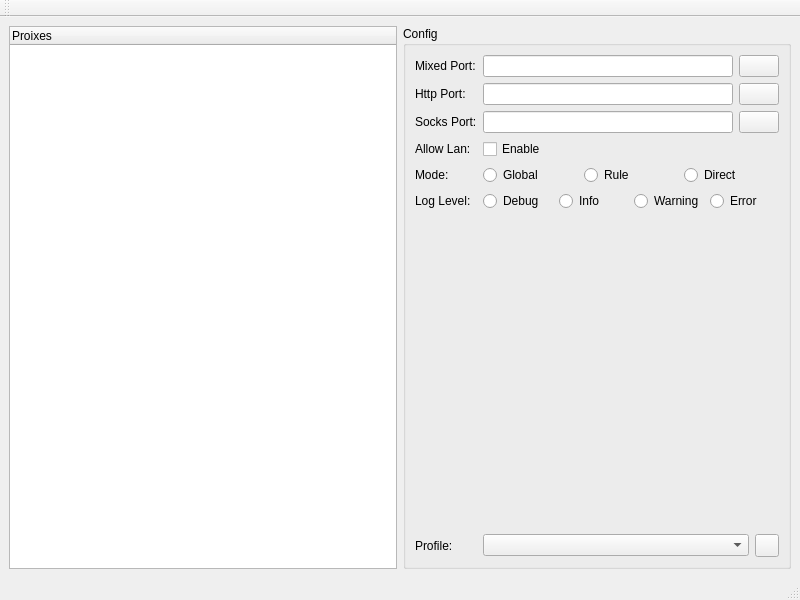
<?xml version="1.0" encoding="UTF-8"?>
<ui version="4.0">
    <class>MainWindow</class>
    <widget class="QMainWindow" name="MainWindow">
        <property name="geometry">
            <rect>
                <x>0</x>
                <y>0</y>
                <width>800</width>
                <height>600</height>
            </rect>
        </property>
        <property name="focusPolicy">
            <enum>Qt::ClickFocus</enum>
        </property>
        <property name="windowTitle">
            <string>Clash-Qt</string>
        </property>
        <property name="windowIcon">
            <iconset resource="../../../res/res.qrc">
                <normaloff>:/icon/clash.png</normaloff>:/icon/clash.png
            </iconset>
        </property>
        <widget class="QWidget" name="centralwidget">
            <layout class="QHBoxLayout" name="horizontalLayout">
                <item>
                    <widget class="QTreeWidget" name="proxies">
                        <column>
                            <property name="text">
                                <string>Proixes</string>
                            </property>
                        </column>
                    </widget>
                </item>
                <item>
                    <widget class="QGroupBox" name="groupBox">
                        <property name="title">
                            <string>Config</string>
                        </property>
                        <layout class="QFormLayout" name="formLayout">
                            <item row="6" column="0">
                                <widget class="QLabel" name="label_5">
                                    <property name="text">
                                        <string>Allow Lan:</string>
                                    </property>
                                </widget>
                            </item>
                            <item row="6" column="1">
                                <widget class="QCheckBox" name="allowLan">
                                    <property name="text">
                                        <string>Enable</string>
                                    </property>
                                </widget>
                            </item>
                            <item row="7" column="0">
                                <widget class="QLabel" name="label_3">
                                    <property name="text">
                                        <string>Mode:</string>
                                    </property>
                                </widget>
                            </item>
                            <item row="7" column="1">
                                <layout class="QHBoxLayout" name="horizontalLayout_4">
                                    <item>
                                        <widget class="QRadioButton" name="global">
                                            <property name="focusPolicy">
                                                <enum>Qt::ClickFocus</enum>
                                            </property>
                                            <property name="text">
                                                <string>Global</string>
                                            </property>
                                        </widget>
                                    </item>
                                    <item>
                                        <widget class="QRadioButton" name="rule">
                                            <property name="text">
                                                <string>Rule</string>
                                            </property>
                                        </widget>
                                    </item>
                                    <item>
                                        <widget class="QRadioButton" name="direct">
                                            <property name="text">
                                                <string>Direct</string>
                                            </property>
                                        </widget>
                                    </item>
                                </layout>
                            </item>
                            <item row="8" column="0">
                                <widget class="QLabel" name="label_4">
                                    <property name="text">
                                        <string>Log Level:</string>
                                    </property>
                                </widget>
                            </item>
                            <item row="8" column="1">
                                <layout class="QHBoxLayout" name="horizontalLayout_3">
                                    <item>
                                        <widget class="QRadioButton" name="debug">
                                            <property name="text">
                                                <string>Debug</string>
                                            </property>
                                        </widget>
                                    </item>
                                    <item>
                                        <widget class="QRadioButton" name="info">
                                            <property name="text">
                                                <string>Info</string>
                                            </property>
                                        </widget>
                                    </item>
                                    <item>
                                        <widget class="QRadioButton" name="warning">
                                            <property name="text">
                                                <string>Warning</string>
                                            </property>
                                        </widget>
                                    </item>
                                    <item>
                                        <widget class="QRadioButton" name="error">
                                            <property name="text">
                                                <string>Error</string>
                                            </property>
                                        </widget>
                                    </item>
                                </layout>
                            </item>
                            <item row="9" column="1">
                                <spacer name="verticalSpacer">
                                    <property name="orientation">
                                        <enum>Qt::Vertical</enum>
                                    </property>
                                    <property name="sizeHint" stdset="0">
                                        <size>
                                            <width>20</width>
                                            <height>40</height>
                                        </size>
                                    </property>
                                </spacer>
                            </item>
                            <item row="10" column="0">
                                <widget class="QLabel" name="label_2">
                                    <property name="text">
                                        <string>Profile:</string>
                                    </property>
                                </widget>
                            </item>
                            <item row="10" column="1">
                                <layout class="QHBoxLayout" name="horizontalLayout_2">
                                    <item>
                                        <widget class="QComboBox" name="profile">
                                            <property name="sizePolicy">
                                                <sizepolicy hsizetype="Expanding" vsizetype="Fixed">
                                                    <horstretch>0</horstretch>
                                                    <verstretch>0</verstretch>
                                                </sizepolicy>
                                            </property>
                                            <property name="focusPolicy">
                                                <enum>Qt::ClickFocus</enum>
                                            </property>
                                        </widget>
                                    </item>
                                    <item>
                                        <widget class="QToolButton" name="profileEdit">
                                            <property name="text">
                                                <string/>
                                            </property>
                                            <property name="icon">
                                                <iconset theme="document-properties">
                                                    <normaloff>.</normaloff>.
                                                </iconset>
                                            </property>
                                        </widget>
                                    </item>
                                </layout>
                            </item>
                            <item row="1" column="0">
                                <widget class="QLabel" name="label">
                                    <property name="text">
                                        <string>Mixed Port:</string>
                                    </property>
                                </widget>
                            </item>
                            <item row="3" column="0">
                                <widget class="QLabel" name="label_7">
                                    <property name="text">
                                        <string>Http Port:</string>
                                    </property>
                                </widget>
                            </item>
                            <item row="5" column="0">
                                <widget class="QLabel" name="label_8">
                                    <property name="text">
                                        <string>Socks Port:</string>
                                    </property>
                                </widget>
                            </item>
                            <item row="1" column="1">
                                <layout class="QHBoxLayout" name="horizontalLayout_5">
                                    <item>
                                        <widget class="QLineEdit" name="mixedPort">
                                            <property name="focusPolicy">
                                                <enum>Qt::ClickFocus</enum>
                                            </property>
                                            <property name="inputMethodHints">
                                                <set>Qt::ImhDigitsOnly</set>
                                            </property>
                                        </widget>
                                    </item>
                                    <item>
                                        <widget class="QPushButton" name="mixedPortSend">
                                            <property name="text">
                                                <string/>
                                            </property>
                                            <property name="icon">
                                                <iconset theme="document-send"/>
                                            </property>
                                            <property name="flat">
                                                <bool>false</bool>
                                            </property>
                                        </widget>
                                    </item>
                                </layout>
                            </item>
                            <item row="3" column="1">
                                <layout class="QHBoxLayout" name="horizontalLayout_6">
                                    <item>
                                        <widget class="QLineEdit" name="httpPort">
                                            <property name="focusPolicy">
                                                <enum>Qt::ClickFocus</enum>
                                            </property>
                                        </widget>
                                    </item>
                                    <item>
                                        <widget class="QPushButton" name="httpPortSend">
                                            <property name="text">
                                                <string/>
                                            </property>
                                            <property name="icon">
                                                <iconset theme="document-send"/>
                                            </property>
                                        </widget>
                                    </item>
                                </layout>
                            </item>
                            <item row="5" column="1">
                                <layout class="QHBoxLayout" name="horizontalLayout_7">
                                    <item>
                                        <widget class="QLineEdit" name="socksPort">
                                            <property name="focusPolicy">
                                                <enum>Qt::ClickFocus</enum>
                                            </property>
                                        </widget>
                                    </item>
                                    <item>
                                        <widget class="QPushButton" name="socksPortSend">
                                            <property name="text">
                                                <string/>
                                            </property>
                                            <property name="icon">
                                                <iconset theme="document-send"/>
                                            </property>
                                        </widget>
                                    </item>
                                </layout>
                            </item>
                        </layout>
                    </widget>
                </item>
                <item>
                    <layout class="QVBoxLayout" name="verticalLayout"/>
                </item>
            </layout>
        </widget>
        <widget class="QStatusBar" name="statusbar"/>
        <widget class="QToolBar" name="toolBar">
            <property name="windowTitle">
                <string>toolBar</string>
            </property>
            <attribute name="toolBarArea">
                <enum>TopToolBarArea</enum>
            </attribute>
            <attribute name="toolBarBreak">
                <bool>false</bool>
            </attribute>
        </widget>
    </widget>
    <resources>
        <include location="../../../res/res.qrc"/>
    </resources>
    <connections/>
</ui>
